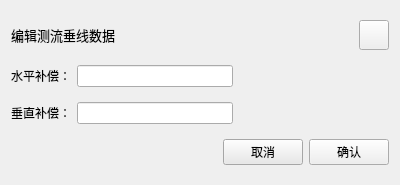
<?xml version="1.0" encoding="UTF-8"?>
<ui version="4.0">
 <class>EditLine</class>
 <widget class="QWidget" name="EditLine">
  <property name="geometry">
   <rect>
    <x>0</x>
    <y>0</y>
    <width>400</width>
    <height>185</height>
   </rect>
  </property>
  <property name="windowTitle">
   <string>Form</string>
  </property>
  <layout class="QVBoxLayout" name="verticalLayout">
   <item>
    <layout class="QHBoxLayout" name="horizontalLayout">
     <item>
      <widget class="QLabel" name="label">
       <property name="font">
        <font>
         <family>微软雅黑</family>
         <pointsize>10</pointsize>
        </font>
       </property>
       <property name="text">
        <string>编辑测流垂线数据</string>
       </property>
      </widget>
     </item>
     <item>
      <spacer name="horizontalSpacer">
       <property name="orientation">
        <enum>Qt::Horizontal</enum>
       </property>
       <property name="sizeHint" stdset="0">
        <size>
         <width>40</width>
         <height>20</height>
        </size>
       </property>
      </spacer>
     </item>
     <item>
      <widget class="QPushButton" name="pushButton">
       <property name="sizePolicy">
        <sizepolicy hsizetype="Fixed" vsizetype="Fixed">
         <horstretch>0</horstretch>
         <verstretch>0</verstretch>
        </sizepolicy>
       </property>
       <property name="minimumSize">
        <size>
         <width>30</width>
         <height>30</height>
        </size>
       </property>
       <property name="maximumSize">
        <size>
         <width>30</width>
         <height>30</height>
        </size>
       </property>
       <property name="text">
        <string/>
       </property>
      </widget>
     </item>
    </layout>
   </item>
   <item>
    <layout class="QHBoxLayout" name="horizontalLayout_3">
     <item>
      <widget class="QLabel" name="label_2">
       <property name="font">
        <font>
         <family>微软雅黑</family>
        </font>
       </property>
       <property name="text">
        <string>水平补偿：</string>
       </property>
      </widget>
     </item>
     <item>
      <widget class="QLineEdit" name="lineEdit"/>
     </item>
     <item>
      <spacer name="horizontalSpacer_3">
       <property name="orientation">
        <enum>Qt::Horizontal</enum>
       </property>
       <property name="sizeHint" stdset="0">
        <size>
         <width>40</width>
         <height>20</height>
        </size>
       </property>
      </spacer>
     </item>
    </layout>
   </item>
   <item>
    <layout class="QHBoxLayout" name="horizontalLayout_4">
     <item>
      <widget class="QLabel" name="label_3">
       <property name="font">
        <font>
         <family>微软雅黑</family>
        </font>
       </property>
       <property name="text">
        <string>垂直补偿：</string>
       </property>
      </widget>
     </item>
     <item>
      <widget class="QLineEdit" name="lineEdit_2"/>
     </item>
     <item>
      <spacer name="horizontalSpacer_4">
       <property name="orientation">
        <enum>Qt::Horizontal</enum>
       </property>
       <property name="sizeHint" stdset="0">
        <size>
         <width>40</width>
         <height>20</height>
        </size>
       </property>
      </spacer>
     </item>
    </layout>
   </item>
   <item>
    <layout class="QHBoxLayout" name="horizontalLayout_2">
     <item>
      <spacer name="horizontalSpacer_2">
       <property name="orientation">
        <enum>Qt::Horizontal</enum>
       </property>
       <property name="sizeHint" stdset="0">
        <size>
         <width>40</width>
         <height>20</height>
        </size>
       </property>
      </spacer>
     </item>
     <item>
      <widget class="QPushButton" name="pushButton_2">
       <property name="font">
        <font>
         <family>微软雅黑</family>
        </font>
       </property>
       <property name="styleSheet">
        <string notr="true">background:rgb(232, 232, 232);</string>
       </property>
       <property name="text">
        <string>取消</string>
       </property>
      </widget>
     </item>
     <item>
      <widget class="QPushButton" name="pushButton_3">
       <property name="font">
        <font>
         <family>微软雅黑</family>
        </font>
       </property>
       <property name="text">
        <string>确认</string>
       </property>
      </widget>
     </item>
    </layout>
   </item>
  </layout>
 </widget>
 <resources/>
 <connections/>
</ui>
